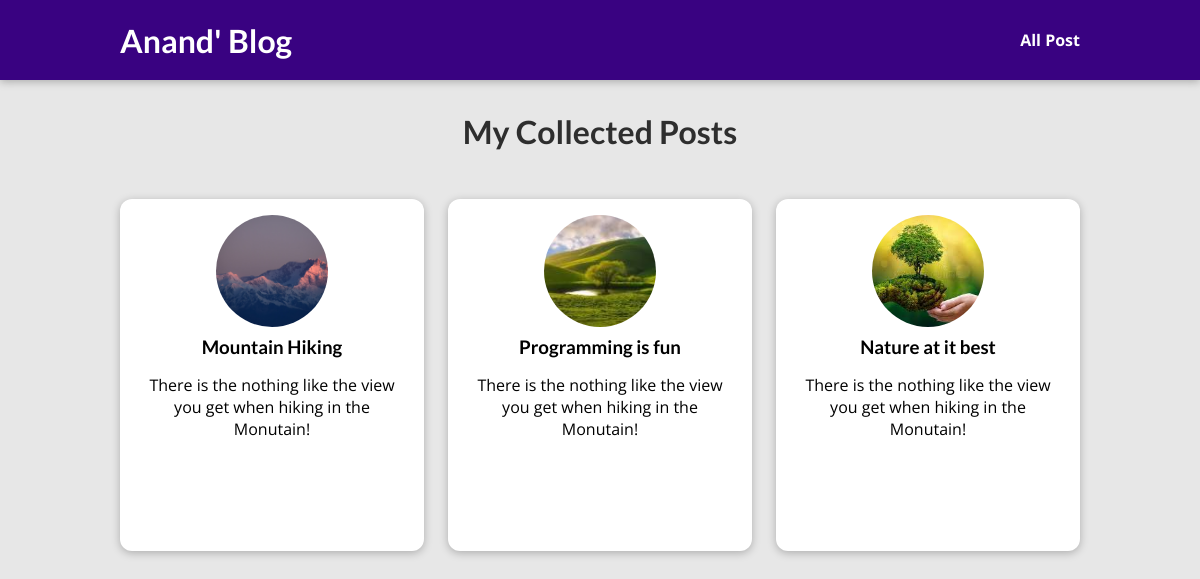
The page /posts on the database its author committed.
### blog/models.py (models this page shows, shortened)
class Post(models.Model):
    title = models.CharField(max_length=150)
    excerpt = models.CharField(max_length=250)
    image = models.ImageField(upload_to="posts", null=True)
    date = models.DateField(auto_now=True)
    slug = models.SlugField(unique=True, db_index=True)
    content = models.TextField(validators=[MinLengthValidator(10)])
    author = models.ForeignKey(
        Author, on_delete=models.SET_NULL, null=True, related_name="posts")
    tags = models.ManyToManyField(Tag)

### blog/views.py (the view)
# urls.py: path("posts", views.AllPostView.as_view(), name="posts-page"),
class AllPostView(ListView):
  template_name = "blog/all-posts.html"
  model = Post
  ordering = ["-date"]
  context_object_name = "all_posts"

### blog/templates/blog/all-posts.html (shortened to what this page needs)
{% extends "base.html" %}
{% load static %}
{% block css_files %}
    <link rel="stylesheet" href="{% static "blog/includes/post.css" %}">
    <link rel="stylesheet" href="{% static "blog/all-posts.css" %}">
{% endblock %}
{% block content %}
 <section id="all-posts">
    <h2>My Collected Posts</h2>
    <ul>
     {% for post in all_posts %}
            {% include "blog/includes/post.html" %}
     {% endfor %}
    </ul>
 </section>
{% endblock %}

### blog/templates/blog/includes/post.html
<li>
    <article class="post">
        <a href="{% url "post-detail-page" post.slug %}">
            <img src="{{ post.image.url }}" alt="{{ post.title }}">
            <div class="post__content">
                <h3>{{ post.title }}</h3>
                <p>{{ post.excerpt }}</p>
            </div>
        </a>
    </article>
</li>

### static/app.css (style rules this page uses)
* { box-sizing: border-box; }
html { font-family: 'Open Sans', 'Lato', sans-serif; }
body { margin: 0; }
h1, h2, h3 { font-family: 'Lato', sans-serif; font-weight: bold; }

### blog/static/blog/includes/post.css (style rules this page uses)
.post { display: flex; flex-direction: column; align-items: center; text-align: center; }
.post a { text-decoration: none; color: black; transition: all 0.2s ease; padding: 1rem; }
.post img { width: 5rem; height: 5rem; object-fit: cover; border-radius: 50%; }
.post h3 { margin: 0.25rem 0; }

### blog/static/blog/all-posts.css (style rules this page uses)
body { background-color: #e7e7e7; }
#all-posts { margin: 7rem auto; width: 90%; max-width: 60rem; }
#all-posts h2 { text-align: center; font-size: 2rem; color: #2e2e2e; margin: 3rem 0; }
ul { list-style: none; margin: 0; padding: 0; display: grid; grid-template-columns: repeat(auto-fill, minmax(17rem, 1fr)); gap: 1.5rem; }
.post img { width: 7rem; height: 7rem; }
.post a { height: 22rem; transform-origin: center; box-shadow: 0 2px 8px rgba(0, 0, 0, 0.25); border-radius: 12px; background-color: white; }

### rows shown on the page
Post: image (picture), title "Mountain Hiking", excerpt "There is the nothing like the view you get when hiking in the Monutain!"
Post: image (picture), title "Programming is fun", excerpt "There is the nothing like the view you get when hiking in the Monutain!"
Post: image (picture), title "Nature at it best", excerpt "There is the nothing like the view you get when hiking in the Monutain!"
